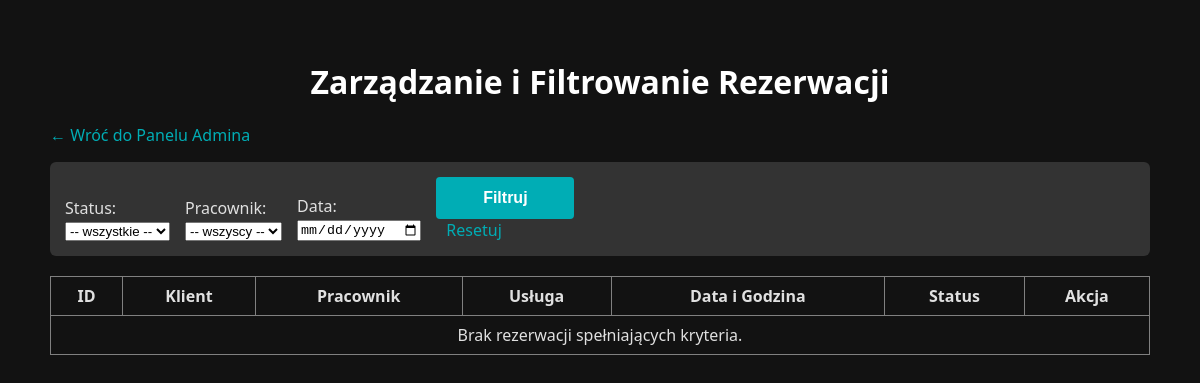
The app's page /admin_reservations.php (signed in), older data.
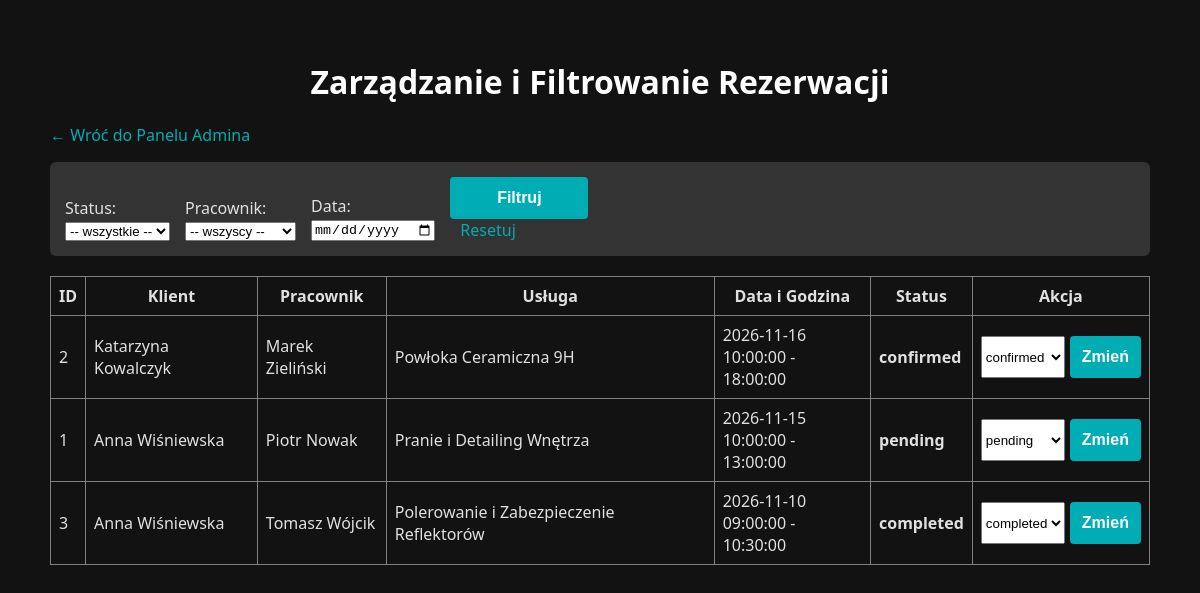
The same page, newer data.
### tables this page shows
CREATE TABLE reservations (
                              id INT AUTO_INCREMENT PRIMARY KEY,
                              user_id INT,
                              employee_id INT,
                              service_id INT,
                              reservation_date DATE NOT NULL,
                              start_time TIME NOT NULL,
                              end_time TIME NOT NULL,
                              status ENUM('pending', 'confirmed', 'completed', 'cancelled') DEFAULT 'pending',
                              comment TEXT,
                              created_at TIMESTAMP DEFAULT CURRENT_TIMESTAMP,
                              FOREIGN KEY (user_id) REFERENCES users(id) ON DELETE CASCADE,
                              FOREIGN KEY (employee_id) REFERENCES users(id) ON DELETE RESTRICT,
                              FOREIGN KEY (service_id) REFERENCES services(id) ON DELETE RESTRICT
);

CREATE TABLE users (
                       id INT AUTO_INCREMENT PRIMARY KEY,
                       name VARCHAR(50) NOT NULL,
                       surname VARCHAR(50) NOT NULL,
                       email VARCHAR(100) NOT NULL UNIQUE,
                       password VARCHAR(255) NOT NULL,
                       phone VARCHAR(20) NOT NULL,
                       role ENUM('client', 'employee', 'admin') DEFAULT 'client',
                       active TINYINT(1) DEFAULT 1,
                       created_at TIMESTAMP DEFAULT CURRENT_TIMESTAMP
);

CREATE TABLE services (
                          id INT AUTO_INCREMENT PRIMARY KEY,
                          category_id INT,
                          name VARCHAR(150) NOT NULL,
                          description TEXT,
                          duration INT NOT NULL,
                          price DECIMAL(10, 2) NOT NULL,
                          active TINYINT(1) DEFAULT 1,
                          FOREIGN KEY (category_id) REFERENCES service_categories(id) ON DELETE SET NULL
);

### public/admin_reservations.php (the view, shortened to what this page needs)
<?php
require_once __DIR__ . '/../config/db.php';
$filter_date = $_GET['date'] ?? '';
$sql = "SELECT r.*, u.name as client_name, u.surname as client_surname,
               e.name as emp_name, e.surname as emp_surname, s.name as service_name
        FROM reservations r
        JOIN users u ON r.user_id = u.id
        JOIN users e ON r.employee_id = e.id
        JOIN services s ON r.service_id = s.id
        WHERE 1=1";
$params = [];
$sql .= " ORDER BY r.reservation_date DESC, r.start_time DESC";
$stmt = $pdo->prepare($sql);
$stmt->execute($params);
$reservations = $stmt->fetchAll(PDO::FETCH_ASSOC);
?>
<!DOCTYPE html>
<html lang="pl">
<head>
    <link rel="stylesheet" href="../css/style.css">
</head>
<body style="padding: 20px; max-width: 1100px; margin: auto;">
    <h1>Zarządzanie i Filtrowanie Rezerwacji</h1>
    <p><a href="admin_panel.php">&larr; Wróć do Panelu Admina</a></p>
    <form method="GET" style="background: #333; padding: 15px; border-radius: 6px; margin-bottom: 20px; display: flex; gap: 15px; align-items: flex-end;">
        <div>
            <label>Status:<br>
                <select name="status">
                    <option value="">-- wszystkie --</option>
                </select>
            </label>
        </div>
        <div>
            <label>Pracownik:<br>
                <select name="employee_id">
                    <option value="">-- wszyscy --</option>
                </select>
            </label>
        </div>
        <div>
            <label>Data:<br>
                <input type="date" name="date" value="<?php echo htmlspecialchars($filter_date); ?>">
            </label>
        </div>
        <div>
            <button type="submit">Filtruj</button>
            <a href="admin_reservations.php" style="margin-left: 10px;">Resetuj</a>
        </div>
    </form>
    <table border="1" cellpadding="8" style="border-collapse: collapse; width: 100%;">
        <tr>
            <th>ID</th>
            <th>Klient</th>
            <th>Pracownik</th>
            <th>Usługa</th>
            <th>Data i Godzina</th>
            <th>Status</th>
            <th>Akcja</th>
        </tr>
        <?php if (empty($reservations)): ?>
            <tr><td colspan="7" style="text-align: center;">Brak rezerwacji spełniających kryteria.</td></tr>
        <?php else: ?>
            <?php foreach($reservations as $res): ?>
            <tr>
                <td><?php echo $res['id']; ?></td>
                <td><?php echo htmlspecialchars($res['client_name'] . ' ' . $res['client_surname']); ?></td>
                <td><?php echo htmlspecialchars($res['emp_name'] . ' ' . $res['emp_surname']); ?></td>
                <td><?php echo htmlspecialchars($res['service_name']); ?></td>
                <td><?php echo $res['reservation_date'] . '<br>' . $res['start_time'] . ' - ' . $res['end_time']; ?></td>
                <td><b><?php echo $res['status']; ?></b></td>
                <td>
                    <form method="POST" style="display: inline-flex; gap: 5px;">
                        <select name="status">
                            <option value="pending" <?php if($res['status']=='pending') echo 'selected'; ?>>pending</option>
                            <option value="confirmed" <?php if($res['status']=='confirmed') echo 'selected'; ?>>confirmed</option>
                            <option value="completed" <?php if($res['status']=='completed') echo 'selected'; ?>>completed</option>
                        </select>
                        <button type="submit" name="update_status">Zmień</button>
                    </form>
                </td>
            </tr>
            <?php endforeach; ?>
        <?php endif; ?>
    </table>
</body>
</html>

Row changes from the older to the newer data that the page shows:
added reservations: id "2", user.surname "Katarzyna Kowalczyk", employee.surname "Marek Zieliński", service.name "Powłoka Ceramiczna 9H", reservation_date "2026-11-16", start_time "10:00:00", end_time "18:00:00", status "confirmed"
added reservations: id "1", user.surname "Anna Wiśniewska", employee.surname "Piotr Nowak", service.name "Pranie i Detailing Wnętrza", reservation_date "2026-11-15", start_time "10:00:00", end_time "13:00:00", status "pending"
added reservations: id "3", user.surname "Anna Wiśniewska", employee.surname "Tomasz Wójcik", service.name "Polerowanie i Zabezpieczenie Reflektorów", reservation_date "2026-11-10", start_time "09:00:00", end_time "10:30:00", status "completed"
Text that changed along with them:
text no longer shown: "Brak rezerwacji spełniających kryteria."
